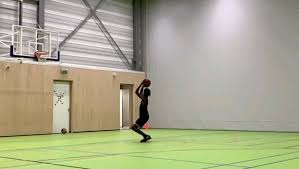
#> input picture data/frames/badshot1.jpg, 299 x 169 px
$ python preprocessing.py
#> lines starting #> are read from the running program, lines starting #| are printed output that depends on the picture
import cv2
import numpy as np
import os

def preprocess_image(image_path, target_size=(128, 128)):
    """
    Load an image from a given file path, resize it to the target size, and normalize pixel values.

    Args:
        image_path (str): The file path of the image to be processed.
        target_size (tuple): The desired image size (width, height).

    Returns:
        np.ndarray: The preprocessed image as a NumPy array with pixel values in the range [0, 1].
    """
#> called with image_path = 'data/frames/badshot1.jpg', target_size = (128, 128)
    # Load the image
    image = cv2.imread(image_path)
#> image is the input picture: shape (169, 299, 3); mean B, G, R 142.9, 169.3, 169.6
    if image is None:
        raise ValueError(f"Could not load image at {image_path}. Check the file path.")

    # Resize the image to the target size
    image_resized = cv2.resize(image, target_size)
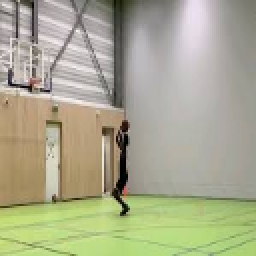
#> image_resized: shape (128, 128, 3) (shown 2 times larger); mean B, G, R 142.8, 169.2, 169.5

    # Normalize pixel values from 0-255 to 0-1
    image_normalized = image_resized.astype('float32') / 255.0
    return image_normalized

def preprocess_all_images(frames_dir, output_dir, target_size=(128, 128)):
    """
    Preprocess all JPEG images in a given directory and save the processed images into another directory.

    Args:
        frames_dir (str): Path to the directory containing raw JPEG images.
        output_dir (str): Path to the directory where preprocessed images will be saved.
        target_size (tuple): Desired image size (width, height) for resizing.
    """
    os.makedirs(output_dir, exist_ok=True)
    for filename in os.listdir(frames_dir):
        if filename.lower().endswith('.jpg'):
            input_path = os.path.join(frames_dir, filename)
            # Preprocess the image
            processed_image = preprocess_image(input_path, target_size=target_size)

            # Define the output path
            output_path = os.path.join(output_dir, filename)
            # Convert processed image to uint8 (0-255) for saving via OpenCV
            image_to_save = (processed_image * 255).astype('uint8')
            cv2.imwrite(output_path, image_to_save)
            print(f"Preprocessed image saved to {output_path}")

if __name__ == '__main__':
    # Determine the project root (assumes this file is in a subfolder, e.g., 'utils')
    project_root = os.path.abspath(os.path.join(os.path.dirname(__file__), '..'))

    # Define the directories for raw frames and the output preprocessed images.
    frames_directory = os.path.join(project_root, 'data', 'frames')
    output_directory = os.path.join(project_root, 'data', 'preprocessed')

    print(f"Frames directory: {frames_directory}")
    print(f"Output directory: {output_directory}")

    # Process all images in the frames directory
    preprocess_all_images(frames_directory, output_directory)
